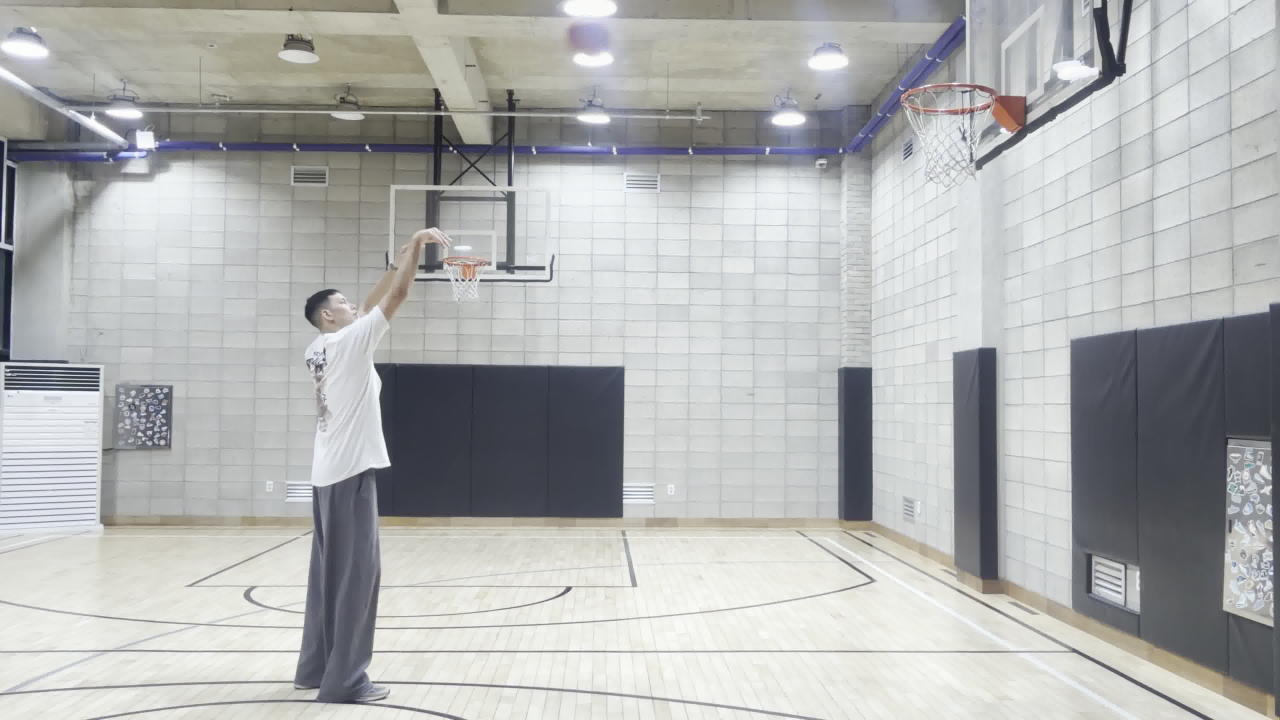
#> input picture src/images/basketball.jpg, 3840 x 2160 px, given in place of max-size-time=0 ! appsink drop=true max-buffers=1 sync=false, which was not available (shown at 1/3 size)
$ python Project1-Color_Hunt.py
#> lines starting #> are read from the running program, lines starting #| are printed output that depends on the picture; after the words box and inside, x2 and y2 are one past the last pixel; in counts of white or black regions, pixels touching at a corner belong together; pictures that were not available may be replaced by others from this repository, and a replacement may not be noted
"""
Color Hunt (색깔 물건 찾기 스피드 게임)

[규칙]
 - 화면에 [FIND: RED or GREEN or BLUE] 처럼 찾을 색이 나온다
   R, G, B로 만들 수 있는 7가지 조합(R, G, B, RG, RB, GB, RGB) 중 랜덤
 - 제한 시간 안에 그 색만 카메라에 보여주면 통과 (0.5초 유지)
   다른 색이 하나라도 같이 보이면 통과 X
 - 제한 시간: 1라운드는 색 1개 8초 / 2개 10초 / 3개 12초. 라운드마다 8%씩감소
   최소 30%까지만 줄어듦
 - 시간 안에 못 찾으면 게임 종료 + 최종 점수 출력 (점수 = 색 개수 x 10 + 남은 초)

[설정]  SPACE 시작/재시작   D 마스크 보기   E CLAHE 켜기/끄기   Q 종료

[파이프라인]  프레임 -> 좌우반전 -> 가우시안 블러 -> (CLAHE) -> HSV -> inRange(색 분할)
             -> Opening/Closing -> findContours -> 큰 덩어리의 bounding box = 물건 위치
"""

import itertools # 색 조합 생성
import random
import sys
import time
import cv2
import numpy as np

# ===================== 설정 =====================
CAM_INDEX = 0
FRAME_W, FRAME_H = 1280, 720
HOLD_TIME = 0.5            # 색상 노출이 이 시간 유지해야 통과
MIN_AREA = 1500            # 이 면적 이상인 것만 색 인정 (노이즈 X)
TIME_BY_COUNT = {1: 8, 2: 10, 3: 12}   # 1라운드 기준 {찾아야 할 색 개수: 제한 시간}
SHRINK_PER_ROUND = 0.08    # 라운드마다 제한 시간 감소할 비율
MIN_TIME_RATIO = 0.3       # 제한 시간 바닥

# 색별 HSV 범위 (H 0~179, S/V 0~255)
# 카메라/조명에 안 맞으면 D 키로 마스크를 보면서 조정
COLORS = {
    "red":   [((0, 180, 80), (6, 255, 255)), ((170, 180, 80), (179, 255, 255))],
    "green": [((40, 80, 60), (85, 255, 255))],
    "blue":  [((95, 120, 60), (130, 255, 255))],
}

# 화면에 그릴 색
BGR = {"red": (60, 60, 255), "green": (80, 220, 80), "blue": (255, 140, 40)}

KERNEL = cv2.getStructuringElement(cv2.MORPH_ELLIPSE, (5, 5))
CLAHE = cv2.createCLAHE(clipLimit=2.0, tileGridSize=(8, 8))


# ===================== 색 물건 검출 =====================
def detect(frame, use_clahe):
    """프레임에서 각 색의 가장 큰 물건을 찾음.
    반환: found = {색: (x, y, w, h)}  (못 찾은 색은 없음),  masks = {색: 이진 마스크}"""
    img = cv2.GaussianBlur(frame, (7, 7), 0)                          # 필터링: 노이즈 제거
    if use_clahe:                                                      # Enhancement: 밝기(L)에만 CLAHE 적용
        l, a, b = cv2.split(cv2.cvtColor(img, cv2.COLOR_BGR2LAB))
        img = cv2.cvtColor(cv2.merge((CLAHE.apply(l), a, b)), cv2.COLOR_LAB2BGR)
    hsv = cv2.cvtColor(img, cv2.COLOR_BGR2HSV)                         # 색공간 변환

    found, masks = {}, {}
    for name, ranges in COLORS.items():
        mask = np.zeros(hsv.shape[:2], np.uint8)                       # 검정 이미지
        for lo, hi in ranges:                                          # Color Segmentation
            mask |= cv2.inRange(hsv, np.array(lo), np.array(hi))

        mask = cv2.morphologyEx(mask, cv2.MORPH_OPEN, KERNEL, iterations=2)
        mask = cv2.morphologyEx(mask, cv2.MORPH_CLOSE, KERNEL, iterations=2)

        contours, _ = cv2.findContours(mask, cv2.RETR_EXTERNAL, cv2.CHAIN_APPROX_SIMPLE)   # 바깥 컨투어만 꼭짓점으로 저장
        big = [c for c in contours if cv2.contourArea(c) >= MIN_AREA]                      # 최소 윤곽 이상만
        if big:
            found[name] = cv2.boundingRect(max(big, key=cv2.contourArea))                  # 또 있으면 가장 큰 것만 found
        masks[name] = mask
    return found, masks


# ===================== 화면 그리기 =====================
def put_text(img, text, org, scale=1.0, color=(255, 255, 255), thick=2, center=False):
    """검은 외곽선 글자 + 색상 글자"""
    font = cv2.FONT_HERSHEY_SIMPLEX
    if center: # 좌표 기준: 왼쪽 아래
        (tw, th), _ = cv2.getTextSize(text, font, scale, thick)
        org = (org[0] - tw // 2, org[1] + th // 2)
    cv2.putText(img, text, org, font, scale, (0, 0, 0), thick + 3, cv2.LINE_AA)
    cv2.putText(img, text, org, font, scale, color, thick, cv2.LINE_AA)


# [28 lines left out: functions draw_boxes, draw_hud, not called in this run]


# ===================== 라운드 만들기 =====================
# 출제 가능한 7가지 조합: 색 1개짜리 3개 + 2개짜리 3개 + 3개짜리 1개
COMBOS = [list(c) for n in (1, 2, 3) for c in itertools.combinations(COLORS, n)]


# [6 lines left out: function new_round, not called in this run]


# ===================== 카메라 =====================
def open_camera():
    """윈도우 / 리눅스(Jetson USB캠/CSI캠)"""
    if sys.platform.startswith("win"):
        cap = cv2.VideoCapture(CAM_INDEX, cv2.CAP_DSHOW)
        cap.set(cv2.CAP_PROP_FRAME_WIDTH, FRAME_W)
        cap.set(cv2.CAP_PROP_FRAME_HEIGHT, FRAME_H)
    else: # USB
        pipeline = (
            "v4l2src device=/dev/video0 ! "
            "image/jpeg,width=1280,height=720,framerate=30/1 ! "
            "jpegdec ! videoconvert ! video/x-raw,format=BGR ! "
            "queue leaky=downstream max-size-buffers=1 "
            "max-size-bytes=0 max-size-time=0 ! "
            "appsink drop=true max-buffers=1 sync=false"
        )

        # CSI
        # pipeline = (
        #     "nvarguscamerasrc sensor-id=0 ! "
        #     "video/x-raw(memory:NVMM), width=1280, height=720, framerate=30/1 ! "
        #     "nvvidconv ! "
        #     "video/x-raw, format=BGRx ! "
        #     "videoconvert ! "
        #     "video/x-raw, format=BGR ! "
        #     "queue leaky=downstream max-size-buffers=1 ! "
        #     "appsink drop=true max-buffers=1 sync=false"
        # )

        cap = cv2.VideoCapture(pipeline, cv2.CAP_GSTREAMER)

    return cap


# ===================== 메인 루프 =====================
def main():
    cap = open_camera()
    if not cap.isOpened():
        print("카메라를 열 수 없습니다")
        return

    state = "title"                 # title -> play -> over -> play ...
    use_clahe, show_mask = False, False
    score, round_no = 0, 0
    need, limit, t0, ok_since = [], 0, 0.0, None   # 이번 라운드 찾을 색, 제한시간, 시작시각, 다 찾기 시작한 시각

    while True:
        ok, frame = cap.read()
#> frame is the input picture: shape (2160, 3840, 3); mean B, G, R 177.9, 178.6, 177.1
        if not ok:
            break
        frame = cv2.flip(frame, 1)                          # 거울 모드
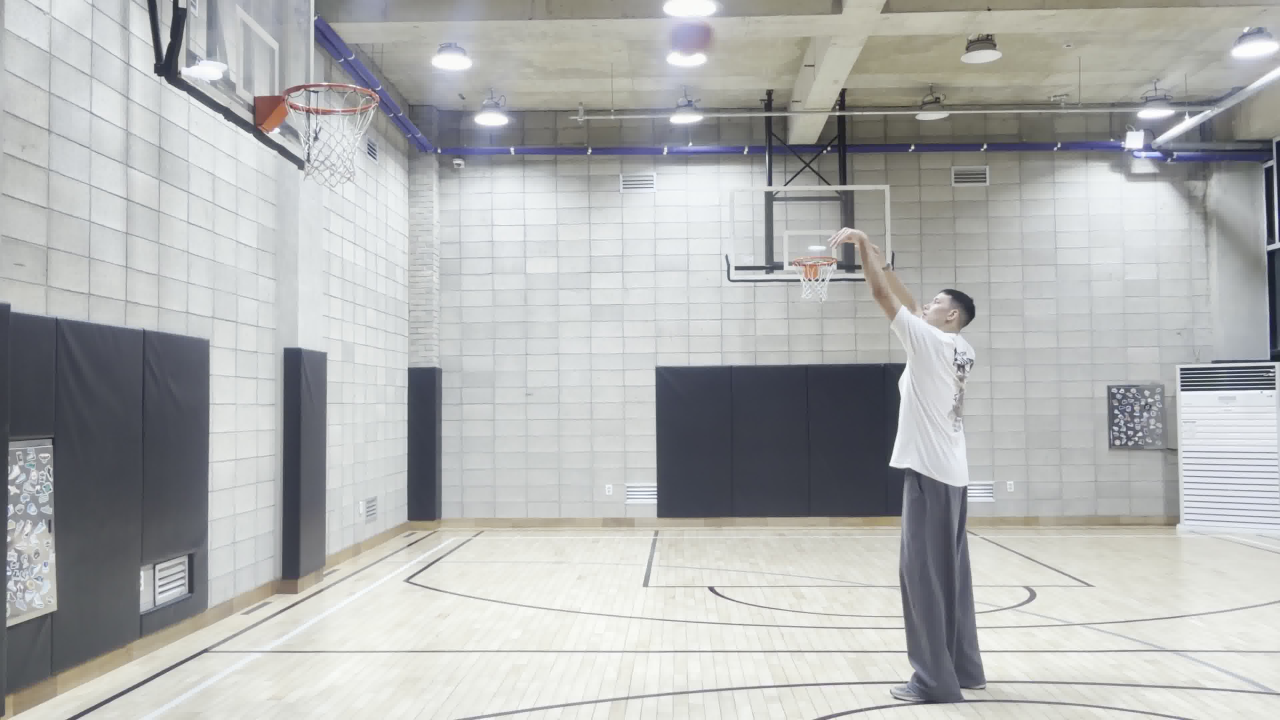
#> frame: shape (2160, 3840, 3) (shown at 1/3 size); mean B, G, R 177.9, 178.6, 177.1
        found, masks = detect(frame, use_clahe)
#> in detect, `hsv = cv2.cvtColor(img, cv2.COLOR_BGR2HSV)`: hsv: shape (2160, 3840, 3); mean H, S, V 73.1, 14.8, 181.8
#> after the loop in detect, `for name, ranges in COLORS.items():`: mask: shape (2160, 3840); every value is 0
#> after the loop in detect, `for name, ranges in COLORS.items():`: found = 0 items; masks = 3 items
#> found = 0 items; masks = 3 items
        out = frame.copy()                                  # 원본 X 복사본에 그림 그림
        now = time.time()

        if state == "title":
            out[:] = (out * 0.4).astype(np.uint8)
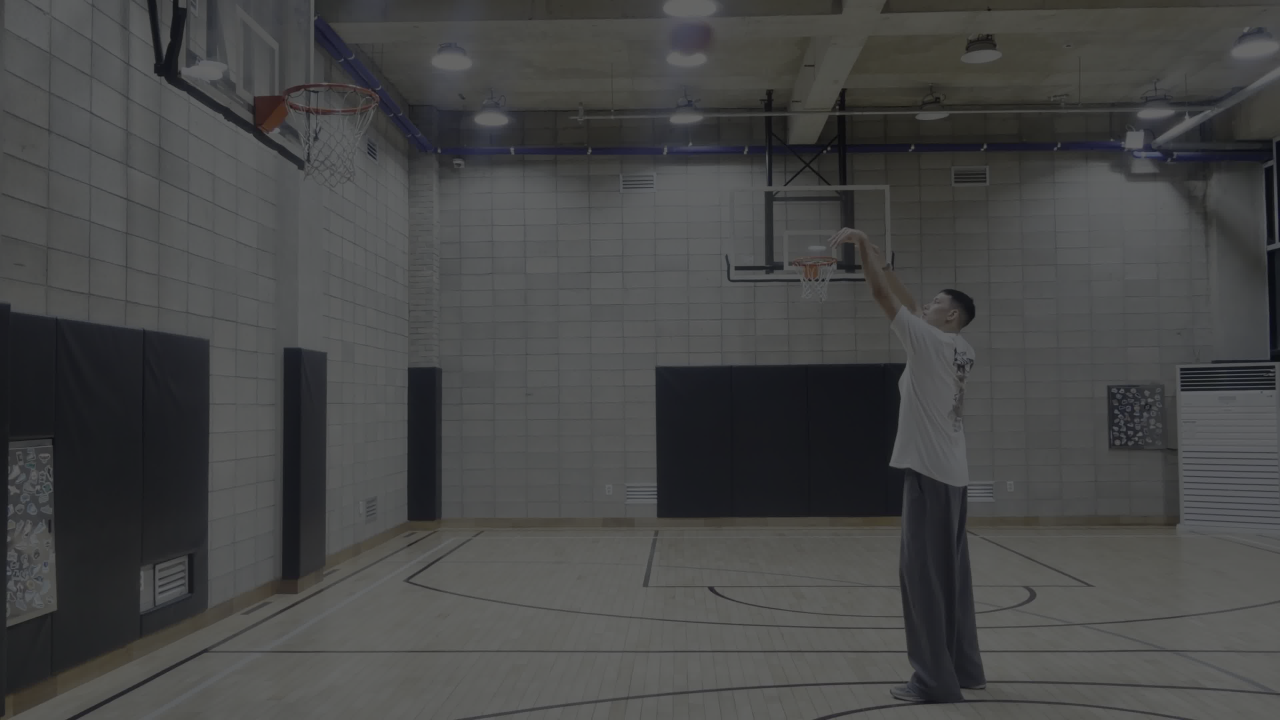
#> out: shape (2160, 3840, 3) (shown at 1/3 size); mean B, G, R 70.8, 71, 70.4
            put_text(out, "COLOR HUNT", (FRAME_W // 2, 150), 2.0, (0, 255, 255), 5, center=True)
            put_text(out, "Show objects of the called colors!", (FRAME_W // 2, 220), 0.8, center=True)
            put_text(out, "Press SPACE to start", (FRAME_W // 2, 300), 1.0, (80, 255, 80), 3, center=True)

        elif state == "play":
            remaining = limit - (now - t0)
            wrong = [c for c in found if c not in need]    # 문제가 아닌데 보이는 색
            exact = set(found) == set(need)                # 보이는 색 = 문제 색
            if exact:
                ok_since = ok_since or now                 # 처음 다 보인 시각
            else:
                ok_since = None                            # 하나라도 사라지면 유지 시간을 다시 카운트
            hold_ratio = (now - ok_since) / HOLD_TIME if ok_since else 0.0

            if hold_ratio >= 1.0:                          # 통과: 점수 = 색 개수 x 10 + 남은 초
                score += len(need) * 10 + int(remaining)
                round_no += 1
                need, limit = new_round(need, round_no)
                t0, ok_since = now, None
            elif remaining <= 0:                           # 시간 초과: 게임 종료
                state = "over"

            draw_boxes(out, found, need)
            draw_hud(out, need, found, remaining, limit, hold_ratio, score, round_no)
            if wrong:                                      # 통과 안 된 이유 경고
                put_text(out, "REMOVE: " + " ".join(c.upper() for c in wrong),
                         (FRAME_W // 2, 160), 1.2, (60, 60, 255), 3, center=True)

        else:  # over
            out[:] = (out * 0.3).astype(np.uint8)
            put_text(out, "GAME OVER", (FRAME_W // 2, 130), 2.0, (60, 60, 255), 5, center=True)
            put_text(out, f"FINAL SCORE  {score}", (FRAME_W // 2, 210), 1.5, (0, 255, 255), 4, center=True)
            put_text(out, f"Rounds cleared: {round_no - 1}", (FRAME_W // 2, 270), 0.9, center=True)
            put_text(out, "SPACE: retry   Q: quit", (FRAME_W // 2, 400), 0.9, (80, 255, 80), 2, center=True)

        if show_mask:                                      # D 키: 세 색상 마스크 (R | G | B)
            strip = np.hstack([cv2.resize(masks[c], (160, 120)) for c in COLORS])
            out[-128:-8, -488:-8] = cv2.cvtColor(strip, cv2.COLOR_GRAY2BGR)

        cv2.imshow("Color Hunt", out)
        key = cv2.waitKey(1) & 0xFF
#> (key q is pressed here)
        if key == ord("q"):
            break
        elif key == ord("e"):
            use_clahe = not use_clahe
        elif key == ord("d"):
            show_mask = not show_mask
        elif key == ord(" ") and state in ("title", "over"):
            state, score, round_no = "play", 0, 1
            need, limit = new_round(need, round_no)
            t0, ok_since = time.time(), None

    cap.release()
    cv2.destroyAllWindows()


if __name__ == "__main__":
    main()

$ run again, on src/images/seagull.jpg
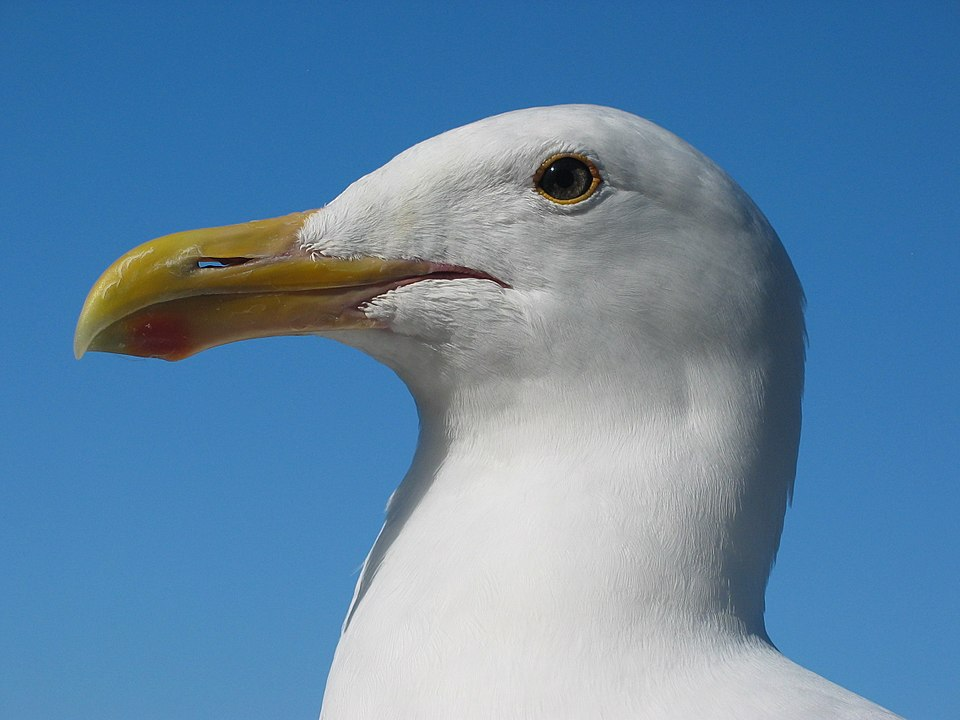
#> input picture src/images/seagull.jpg, 960 x 720 px, given in place of max-size-time=0 ! appsink drop=true max-buffers=1 sync=false, which was not available
#> in main, frame is the input picture: shape (720, 960, 3); mean B, G, R 166.9, 134.4, 97.3
#> hsv: shape (720, 960, 3); mean H, S, V 85.2, 114.8, 170
#> after the loop in detect, `for name, ranges in COLORS.items():`:
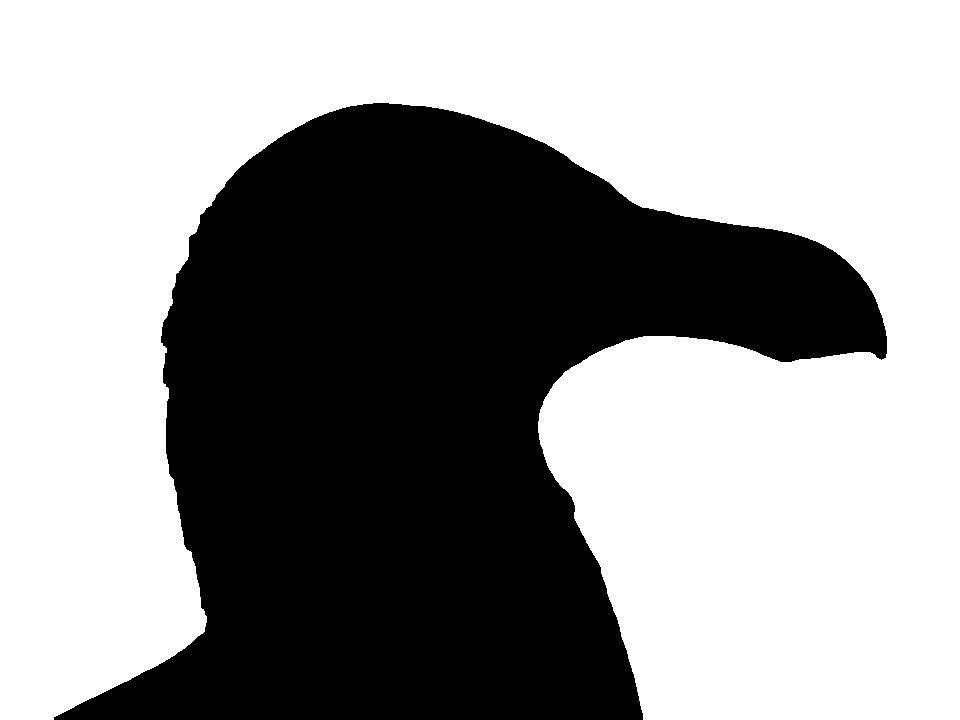
#> mask: shape (720, 960); 59.7% white; 1 black region, box (x1, y1, x2, y2) and area: (54, 103, 887, 720) 278278
#> after the loop in detect, `for name, ranges in COLORS.items():`: found = {'blue': (0, 0, 960, 720)}; masks = 3 items
#> in main, `found, masks = detect(frame, use_clahe)`: found = {'blue': (0, 0, 960, 720)}; masks = 3 items
#> in put_text (call 3), `cv2.putText(img, text, org, font, scale, color, thick, cv2.LINE_AA)`:
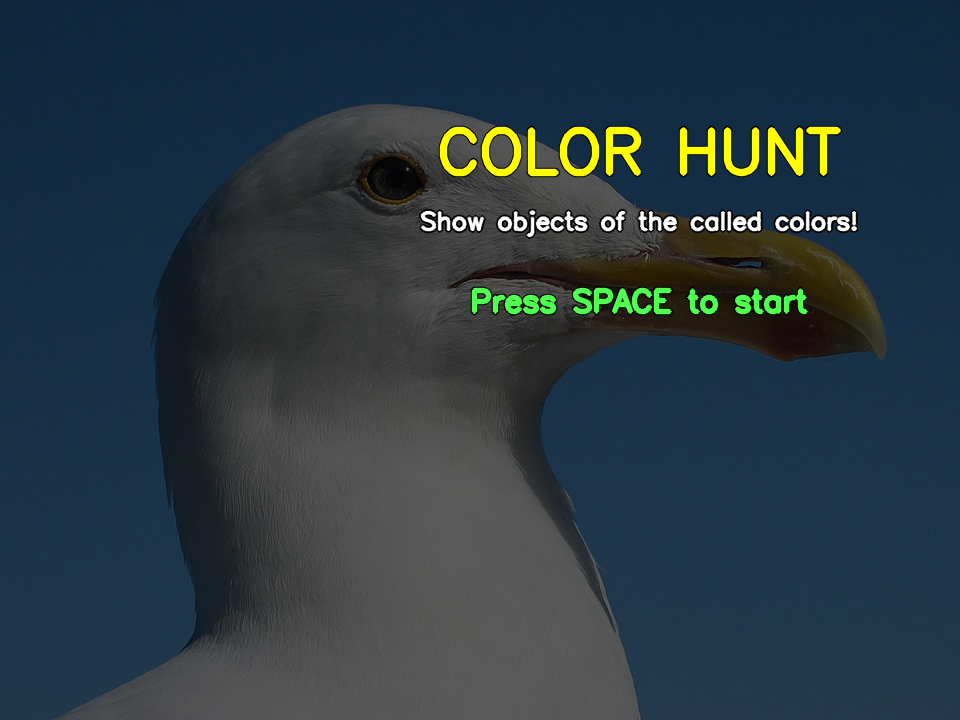
#> img: shape (720, 960, 3); mean B, G, R 66.3, 57.1, 41.5

$ run again, on src/images/apple.png
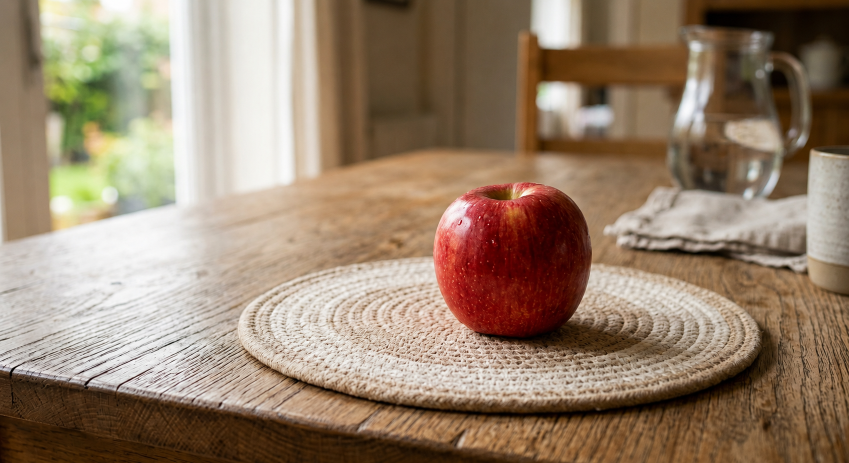
#> input picture src/images/apple.png, 1698 x 926 px, given in place of max-size-time=0 ! appsink drop=true max-buffers=1 sync=false, which was not available (shown at 1/2 size)
#> in main, frame is the input picture: shape (926, 1698, 3); mean B, G, R 109.3, 130.3, 151.4
#> in main, `frame = cv2.flip(frame, 1)`:
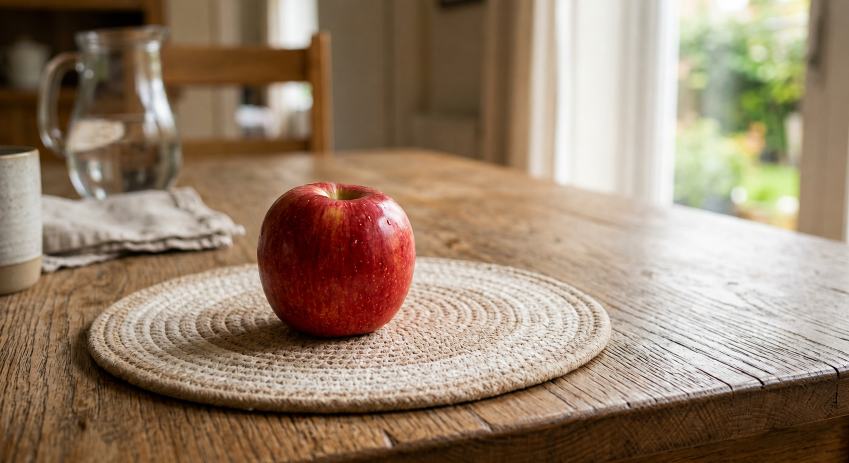
#> frame: shape (926, 1698, 3) (shown at 1/2 size); mean B, G, R 109.3, 130.3, 151.4
#> hsv: shape (926, 1698, 3); mean H, S, V 19.2, 96.4, 152.3
#> after the loop in detect, `for name, ranges in COLORS.items():`: found = {'red': (580, 388, 231, 280), 'green': (1471, 75, 105, 221)}; masks = 3 items
#> in put_text (call 3), `cv2.putText(img, text, org, font, scale, color, thick, cv2.LINE_AA)`:
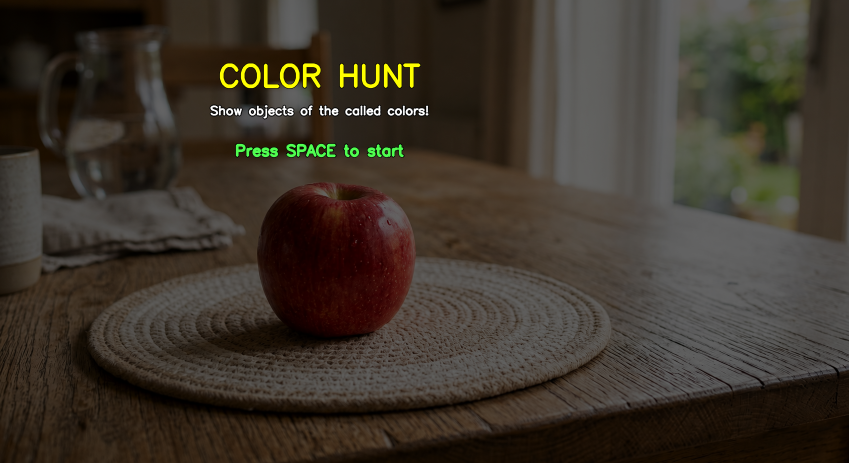
#> img: shape (926, 1698, 3) (shown at 1/2 size); mean B, G, R 43.8, 53.6, 61.4
